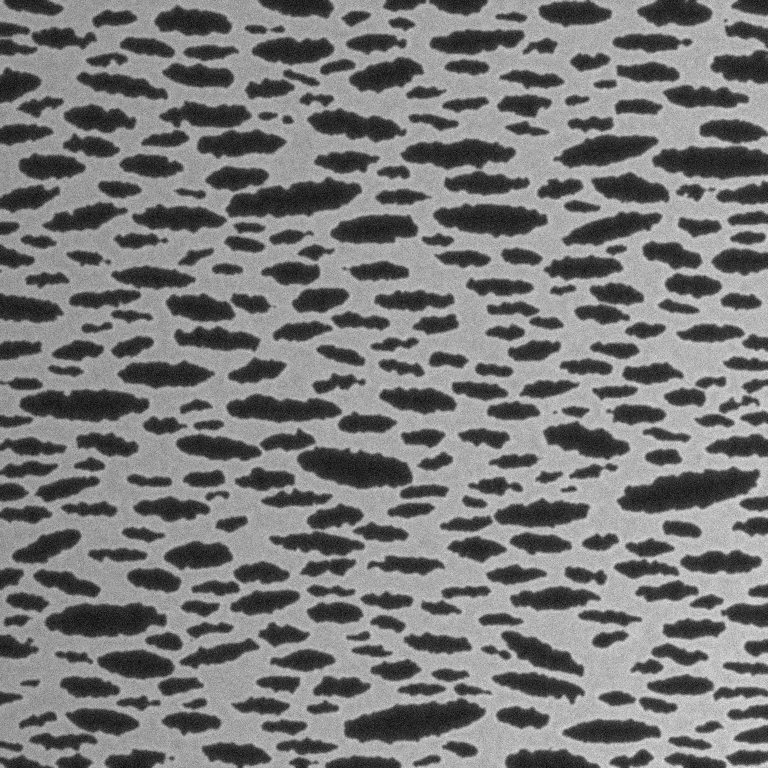
#> input picture data/sample_images/freeze_dried_01.png, 768 x 768 px
$ python -i analysis.py   (imports and definitions only)
#> lines starting #> are read from the running program, lines starting #| are printed output that depends on the picture; after the words box and inside, x2 and y2 are one past the last pixel; in counts of white or black regions, pixels touching at a corner belong together
"""
Core image-analysis pipeline for 2D porosity of scaffold micrographs.

Pipeline
    1. Load image -> greyscale float in [0, 1]; optionally crop off an SEM
       information bar.
    2. Flat-field correction (divide by a heavily blurred background) to
       remove uneven illumination.
    3. Denoise (Gaussian or median).
    4. Global threshold (Otsu by default; Li, triangle, yen or a manual value
       are also available). Pores are assumed darker than the walls unless
       `bright_pores=True`.
    5. Morphological clean-up: remove specks below a minimum pore area and
       fill small holes in the walls.
    6. Optional watershed on the distance transform to split touching pores.
    7. Measure:
         * 2D void fraction = pore pixels / analysed pixels
         * per-pore area, equivalent circular diameter, Feret diameter,
           major/minor axes, aspect ratio, orientation, circularity, solidity
         * wall (strut) thickness from the medial axis of the solid phase
    Pores cut by the image border are counted for void fraction but excluded
    from size statistics, because their true size is unknown.
"""

from __future__ import annotations

from dataclasses import asdict, dataclass, field
from pathlib import Path

import numpy as np
import pandas as pd
from scipy import ndimage as ndi
from skimage import color, exposure, filters, io, measure, morphology, segmentation
from skimage.feature import peak_local_max
from skimage.util import img_as_float

THRESHOLDS = {
    "otsu": filters.threshold_otsu,
    "li": filters.threshold_li,
    "triangle": filters.threshold_triangle,
    "yen": filters.threshold_yen,
}


@dataclass
class AnalysisConfig:
    um_per_px: float = 1.0               # spatial calibration (from the scale bar)
    threshold: str | float = "otsu"      # method name or a manual value in [0, 1]
    bright_pores: bool = False           # True if pores appear brighter than the walls
    denoise: str = "gaussian"            # "gaussian", "median" or "none"
    denoise_sigma: float = 1.0
    flat_field: bool = True
    min_pore_area_px: int = 30
    fill_wall_holes_px: int = 30
    split_touching: bool = False         # watershed separation of merged pores
    watershed_min_distance_px: int = 7
    crop_bottom_px: int = 0              # strip SEM data bar
    exclude_border_pores: bool = True


@dataclass
class PorosityResult:
    image: str
    config: dict
    void_fraction: float
    threshold_value: float
    n_pores: int
    n_pores_measured: int
    mean_equiv_diameter_um: float
    median_equiv_diameter_um: float
    std_equiv_diameter_um: float
    d10_um: float
    d90_um: float
    mean_pore_area_um2: float
    mean_circularity: float
    mean_aspect_ratio: float
    mean_wall_thickness_um: float
    pore_density_per_mm2: float
    pores: pd.DataFrame = field(repr=False)
    pore_mask: np.ndarray = field(repr=False)
    labels: np.ndarray = field(repr=False)
    processed: np.ndarray = field(repr=False)

    def summary(self) -> dict:
        skip = {"pores", "pore_mask", "labels", "processed", "config"}
        return {k: v for k, v in asdict(self).items() if k not in skip}


# ---------------------------------------------------------------- stages --

def load_greyscale(path: str | Path, crop_bottom_px: int = 0) -> np.ndarray:
    img = io.imread(path)
    if img.ndim == 3:
        img = color.rgb2gray(img[..., :3])
    img = img_as_float(img)
    if crop_bottom_px:
        img = img[:-crop_bottom_px]
    return img


def preprocess(img: np.ndarray, cfg: AnalysisConfig) -> np.ndarray:
    out = img.astype(float)
    if cfg.flat_field:
        bg = ndi.gaussian_filter(out, sigma=max(out.shape) / 8)
        out = out / (bg + 1e-6)
    if cfg.denoise == "gaussian":
        out = filters.gaussian(out, sigma=cfg.denoise_sigma)
    elif cfg.denoise == "median":
        out = ndi.median_filter(out, size=int(2 * cfg.denoise_sigma + 1))
    return exposure.rescale_intensity(out, out_range=(0.0, 1.0))


def _drop_small(mask: np.ndarray, min_area: int) -> np.ndarray:
    """Remove connected components smaller than `min_area` pixels (version-independent)."""
    if min_area <= 0:
        return mask
    lab, _ = ndi.label(mask)
    sizes = np.bincount(lab.ravel())
    keep = sizes >= min_area
    keep[0] = False
    return keep[lab]


def segment_pores(processed: np.ndarray, cfg: AnalysisConfig) -> tuple[np.ndarray, float]:
    if isinstance(cfg.threshold, str):
        t = float(THRESHOLDS[cfg.threshold](processed))
    else:
        t = float(cfg.threshold)
    pores = processed > t if cfg.bright_pores else processed < t
    pores = _drop_small(pores, cfg.min_pore_area_px)
    pores = ~_drop_small(~pores, cfg.fill_wall_holes_px)  # fill specks in walls
    return pores, t


def label_pores(pores: np.ndarray, cfg: AnalysisConfig) -> np.ndarray:
    if not cfg.split_touching:
        return measure.label(pores, connectivity=1)
    dist = ndi.distance_transform_edt(pores)
    peaks = peak_local_max(dist, min_distance=cfg.watershed_min_distance_px,
                           labels=measure.label(pores), exclude_border=False)
    markers = np.zeros_like(dist, dtype=int)
    markers[tuple(peaks.T)] = np.arange(1, len(peaks) + 1)
    return segmentation.watershed(-dist, markers, mask=pores)


def wall_thickness_px(pores: np.ndarray) -> float:
    """Mean strut thickness: 2 x distance-to-pore sampled on the solid phase's medial axis."""
    solid = ~pores
    if not solid.any() or not pores.any():
        return float("nan")
    skel, dist = morphology.medial_axis(solid, return_distance=True)
    # Ignore skeleton points dominated by the image edge.
    h, w = solid.shape
    yy, xx = np.nonzero(skel)
    edge = np.minimum.reduce([yy, xx, h - 1 - yy, w - 1 - xx])
    d = dist[yy, xx]
    keep = edge > d
    return float(2 * d[keep].mean()) if keep.any() else float("nan")


def measure_pores(labels: np.ndarray, um: float) -> pd.DataFrame:
    h, w = labels.shape
    rows = []
    for p in measure.regionprops(labels):
        r0, c0, r1, c1 = p.bbox
        perim = p.perimeter if p.perimeter > 0 else np.nan
        rows.append({
            "pore_id": p.label,
            "area_um2": p.area * um ** 2,
            "equiv_diameter_um": p.equivalent_diameter_area * um,
            "feret_max_um": p.feret_diameter_max * um,
            "major_axis_um": p.axis_major_length * um,
            "minor_axis_um": p.axis_minor_length * um,
            "aspect_ratio": p.axis_major_length / max(p.axis_minor_length, 1e-6),
            "orientation_deg": float(np.degrees(p.orientation)),
            "circularity": float(min(4 * np.pi * p.area / perim ** 2, 1.0)) if perim == perim else np.nan,
            "solidity": p.solidity,
            "centroid_x_um": p.centroid[1] * um,
            "centroid_y_um": p.centroid[0] * um,
            "touches_border": bool(r0 == 0 or c0 == 0 or r1 == h or c1 == w),
        })
    return pd.DataFrame(rows)


# ------------------------------------------------------------------ main --

def analyse_image(path: str | Path, cfg: AnalysisConfig | None = None) -> PorosityResult:
    cfg = cfg or AnalysisConfig()
    raw = load_greyscale(path, cfg.crop_bottom_px)
#> in load_greyscale, img is the input picture: shape (768, 768); min 3, max 233, mean 121.5
    processed = preprocess(raw, cfg)
#> in preprocess, `out = filters.gaussian(out, sigma=cfg.denoise_sigma)`:
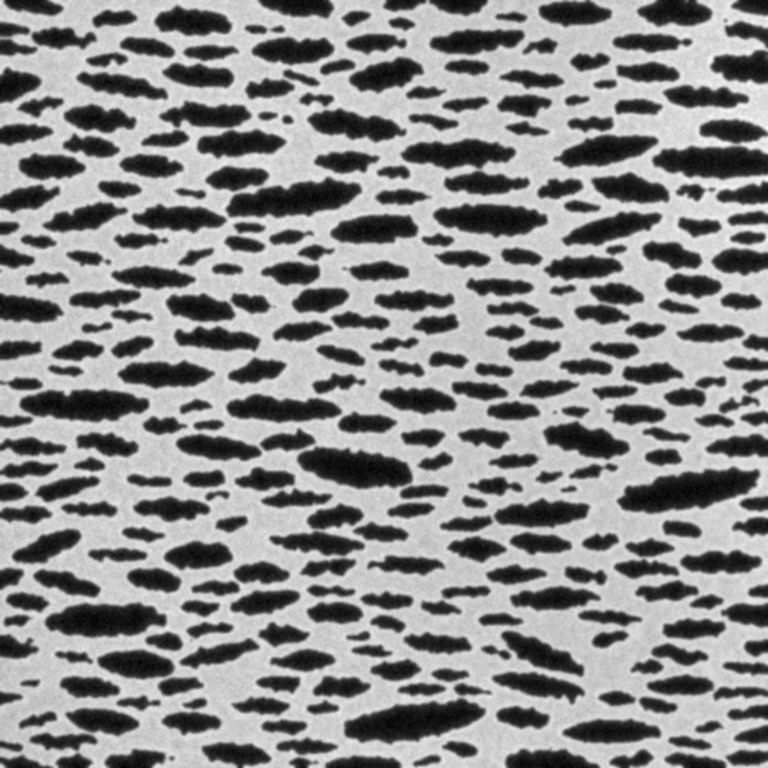
#> out: shape (768, 768) float64; min 0.205, max 1.66, mean 0.999; drawn with min black and max white
    pore_mask, t = segment_pores(processed, cfg)
#> in segment_pores, `t = float(THRESHOLDS[cfg.threshold](processed))`: t = 0.486
#> in segment_pores, `pores = processed > t if cfg.bright_pores else processed < t`:
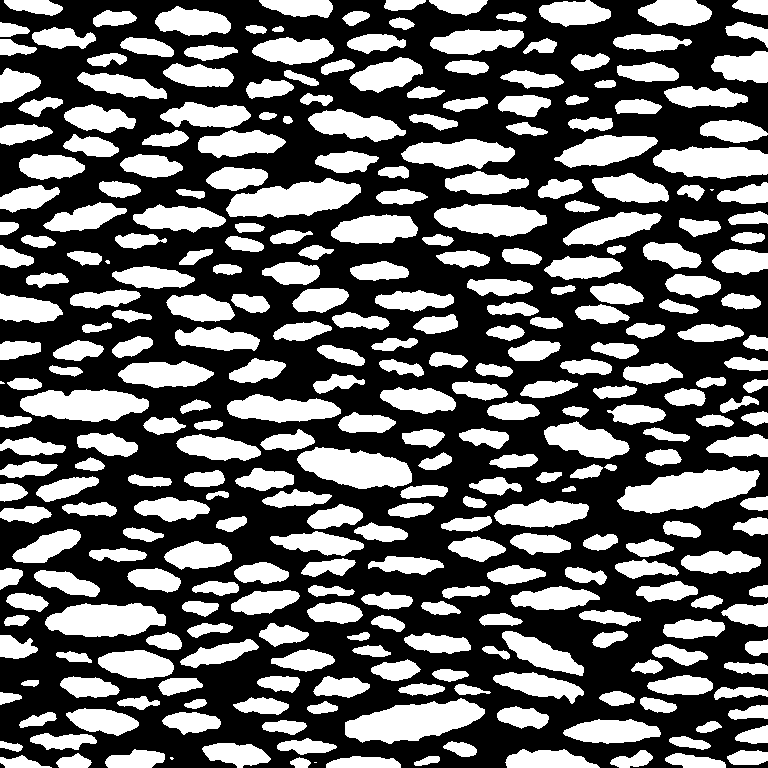
#> pores: shape (768, 768) bool; 40% white; 321 white regions (5 under 20 px), largest, box (x1, y1, x2, y2) and area: (617, 467, 760, 514) 4036, (345, 698, 485, 744) 3909, (226, 178, 361, 218) 3422
#> in _drop_small, `lab, _ = ndi.label(mask)`:
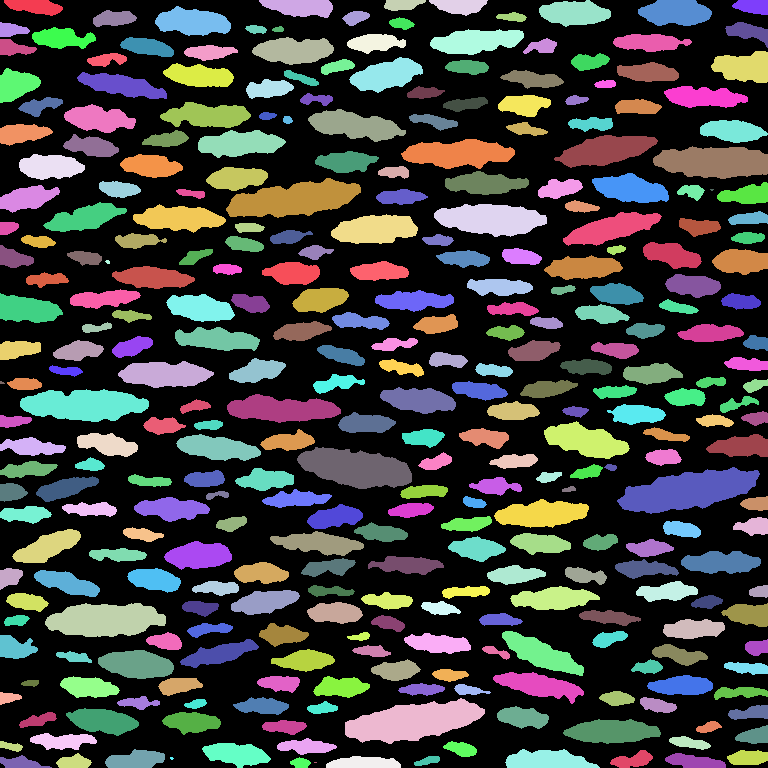
#> lab: shape (768, 768) int32; 322 distinct labels, from 0 to 321; one colour per label, 0 black
#> in _drop_small, `sizes = np.bincount(lab.ravel())`: sizes = 322 values, max 353714 at index 0, min 3 at index 321, mean 1831.8
#> call 2 of _drop_small, with min_area = 30
#> in _drop_small (call 2), `lab, _ = ndi.label(mask)`:
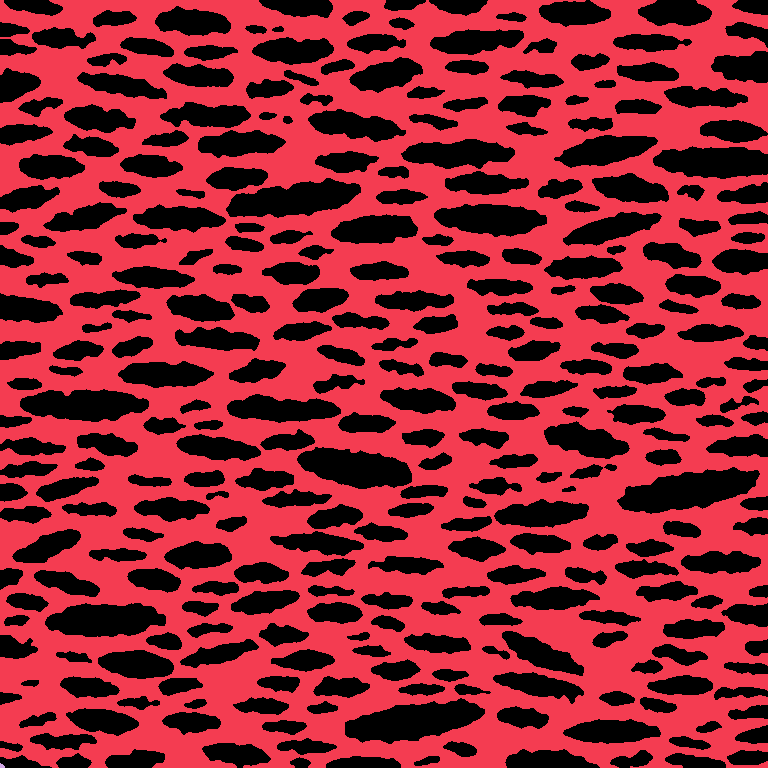
#> lab: shape (768, 768) int32; 3 distinct labels, from 0 to 2; one colour per label, 0 black
#> in _drop_small (call 2), `sizes = np.bincount(lab.ravel())`: sizes = [236066, 353740, 18]
#> in _drop_small (call 2), `keep = sizes >= min_area`: keep = [True, True, False]
#> t = 0.486
    labels = label_pores(pore_mask, cfg)
#> in label_pores, `return measure.label(pores, connectivity=1)`:
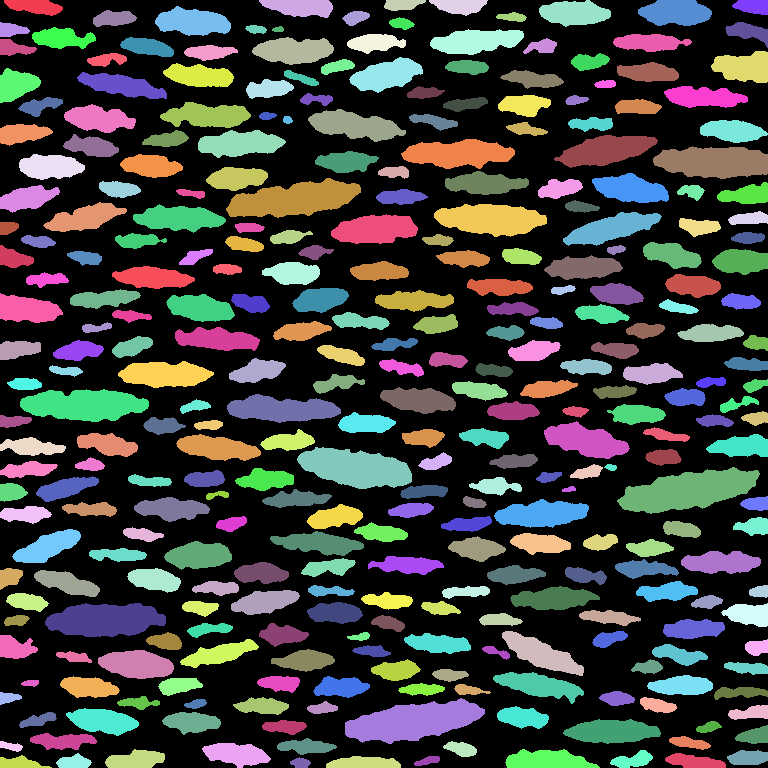
#> returned value: shape (768, 768) int32; 317 distinct labels, from 0 to 316; one colour per label, 0 black
    um = cfg.um_per_px
    pores = measure_pores(labels, um)
#> the loop in measure_pores, `for p in measure.regionprops(labels):` made 316 passes
#> (r0, c0, r1, c1, perim) on passes 1 to 3: (0, 4, 16, 63, 131.6), (0, 259, 18, 333, 168.4), (0, 384, 11, 426, 93.8)
#> after the loop in measure_pores, `for p in measure.regionprops(labels):`: rows = 316 items
#> pores = table of 316 rows and 13 columns

    measured = pores[~pores["touches_border"]] if (cfg.exclude_border_pores and len(pores)) else pores
#> measured = table of 260 rows and 13 columns
    d = measured["equiv_diameter_um"].to_numpy() if len(measured) else np.array([np.nan])
#> d = 260 values, max 71.69 at index 158, min 8.37 at index 6, mean 29.13
    area_mm2 = pore_mask.size * (um / 1000) ** 2

    return PorosityResult(
        image=str(Path(path).name),
        config=asdict(cfg),
        void_fraction=float(pore_mask.mean()),
        threshold_value=t,
        n_pores=int(len(pores)),
        n_pores_measured=int(len(measured)),
        mean_equiv_diameter_um=float(np.nanmean(d)),
        median_equiv_diameter_um=float(np.nanmedian(d)),
        std_equiv_diameter_um=float(np.nanstd(d)),
        d10_um=float(np.nanpercentile(d, 10)),
        d90_um=float(np.nanpercentile(d, 90)),
        mean_pore_area_um2=float(measured["area_um2"].mean()) if len(measured) else float("nan"),
        mean_circularity=float(measured["circularity"].mean()) if len(measured) else float("nan"),
        mean_aspect_ratio=float(measured["aspect_ratio"].mean()) if len(measured) else float("nan"),
        mean_wall_thickness_um=wall_thickness_px(pore_mask) * um,
        pore_density_per_mm2=float(len(pores) / area_mm2),
        pores=pores,
        pore_mask=pore_mask,
        labels=labels,
        processed=processed,
    )
#> in wall_thickness_px, `skel, dist = morphology.medial_axis(solid, return_distance=True)`:
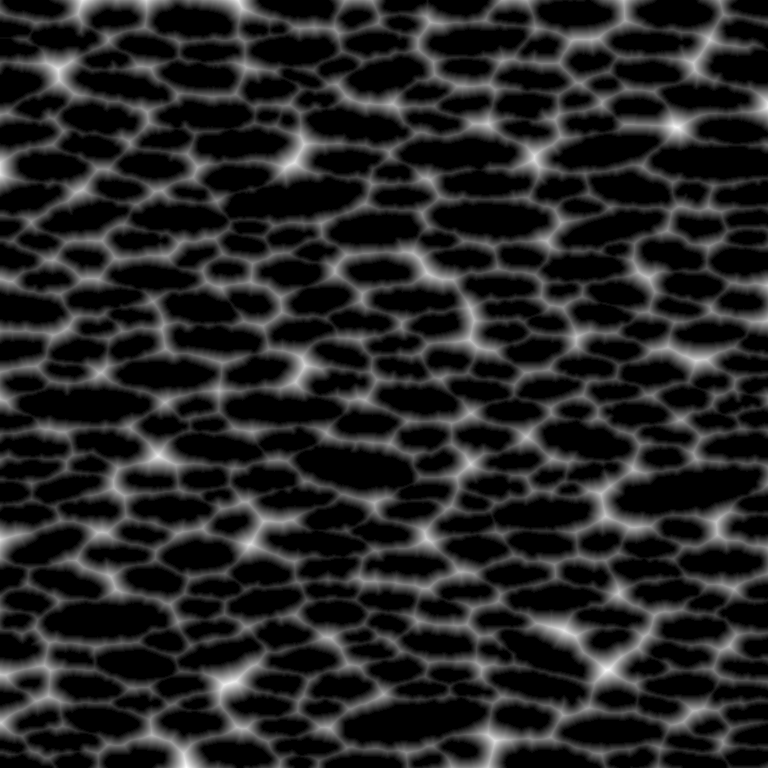
#> dist: shape (768, 768) float64; min 0, max 23.02, mean 3.3; drawn with min black and max white

>>> result = analyse_image('../../data/sample_images/freeze_dried_01.png')

$ run again, on data/sample_images/freeze_dried_02.png
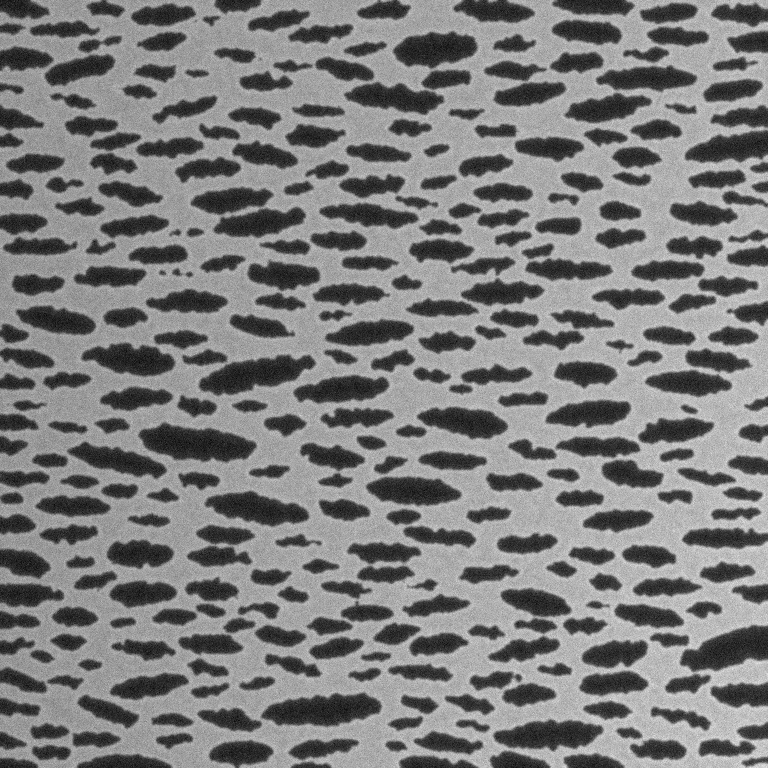
#> input picture data/sample_images/freeze_dried_02.png, 768 x 768 px
#> in load_greyscale, img is the input picture: shape (768, 768); min 2, max 234, mean 124.1
#> in segment_pores, `t = float(THRESHOLDS[cfg.threshold](processed))`: t = 0.498
#> lab: shape (768, 768) int32; 328 distinct labels, from 0 to 327
#> sizes = 328 values, max 365118 at index 0, min 15 at index 121, mean 1798.2
#> lab: shape (768, 768) int32; 5 distinct labels, from 0 to 4
#> mask: shape (768, 768) bool; 61.9% white; 324 black regions, largest, box (x1, y1, x2, y2) and area: (139, 423, 256, 462) 3009, (262, 693, 381, 726) 2787, (199, 355, 315, 395) 2671
#> in analyse_image, `pore_mask, t = segment_pores(processed, cfg)`: t = 0.498
#> in label_pores, `return measure.label(pores, connectivity=1)`:
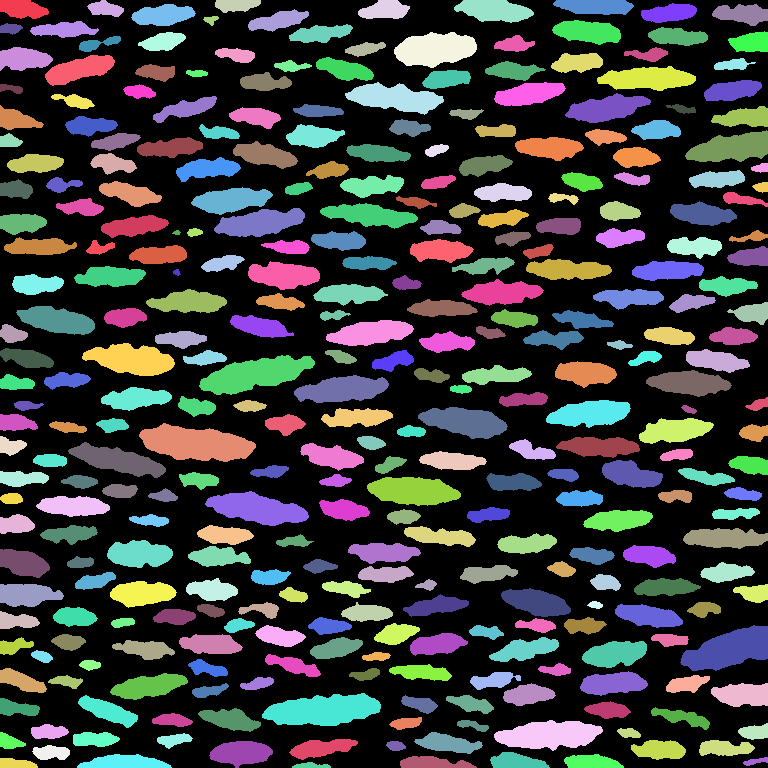
#> returned value: shape (768, 768) int32; 325 distinct labels, from 0 to 324; one colour per label, 0 black
#> the loop in measure_pores, `for p in measure.regionprops(labels):` made 324 passes
#> (r0, c0, r1, c1, perim) on passes 1 to 3: (0, 0, 19, 49, 122.2), (0, 87, 17, 124, 89.6), (0, 215, 13, 261, 106.3)
#> after the loop in measure_pores, `for p in measure.regionprops(labels):`: rows = 324 items
#> in analyse_image, `pores = measure_pores(labels, um)`: pores = table of 324 rows and 13 columns
#> measured = table of 270 rows and 13 columns
#> d = 270 values, max 61.9 at index 149, min 6.18 at index 80, mean 28.43
#> skel: shape (768, 768) bool; 4.5% white in thin lines or dots
#> in wall_thickness_px, `skel, dist = morphology.medial_axis(solid, return_distance=True)`:
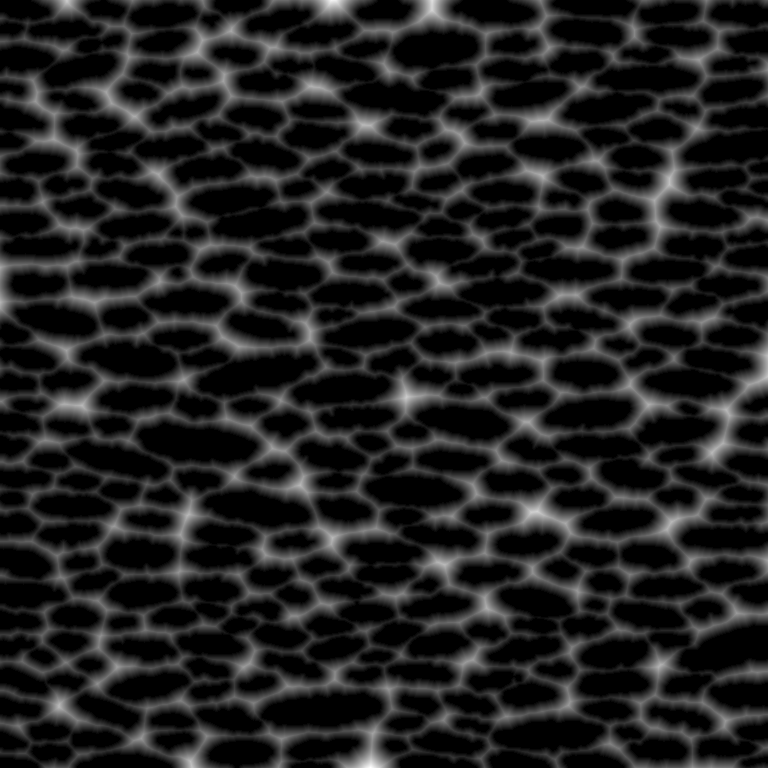
#> dist: shape (768, 768) float64; min 0, max 26.63, mean 3.5; drawn with min black and max white
